Frame 1 (no input): blank canvas, image omitted
Frame 60 (no input): blank canvas, image omitted
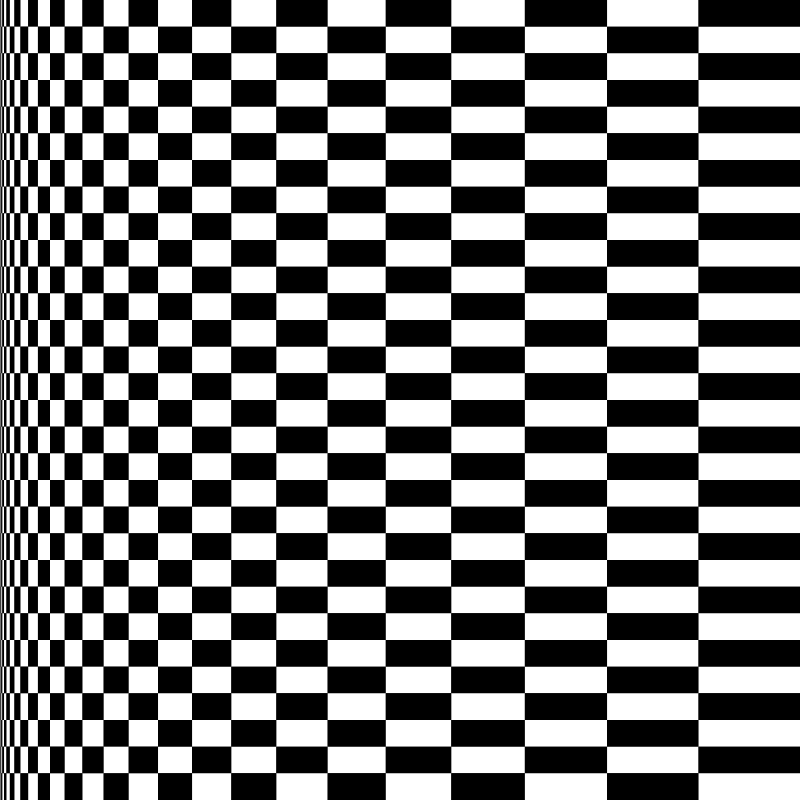
Frame 120 (the mouse pressed at the canvas centre since frame 60)

The p5.js sketch whose frames 1 and 60 were blank and that drew this single picture after the mouse press (run headless with seeded random() and noise() and a simulated clock; from frame 60 on, the mouse is pressed at the canvas centre):

// p5.js sketch
// ── sketch.js
function setup() {
  createCanvas(800, 800);
  noStroke();
}

function draw() {
  background(0);

  const w = width / 30;
  const h = width / 30;

  for (let i = 0; i < 30; i += 1) {
    for (let j = 0; j < 30; j += 1) {
      let xPct = map(i, 0, 30, 0, 1);
      xPct = xPct ** (mouseX * 0.01);

      let xPct2 = map(i + 1, 0, 30, 0, 1);
      xPct2 = xPct2 ** (mouseX * 0.01);

      const x = map(xPct, 0, 1, 0, width);
      const x2 = map(xPct2, 0, 1, 0, width);

      const y = map(j, 0, 30, 0, width);

      if ((j + i) % 2 === 0) {
        fill(255);
      } else {
        fill(0);
      }
      rect(x, y, x2 - x, h);
    }
  }
}
